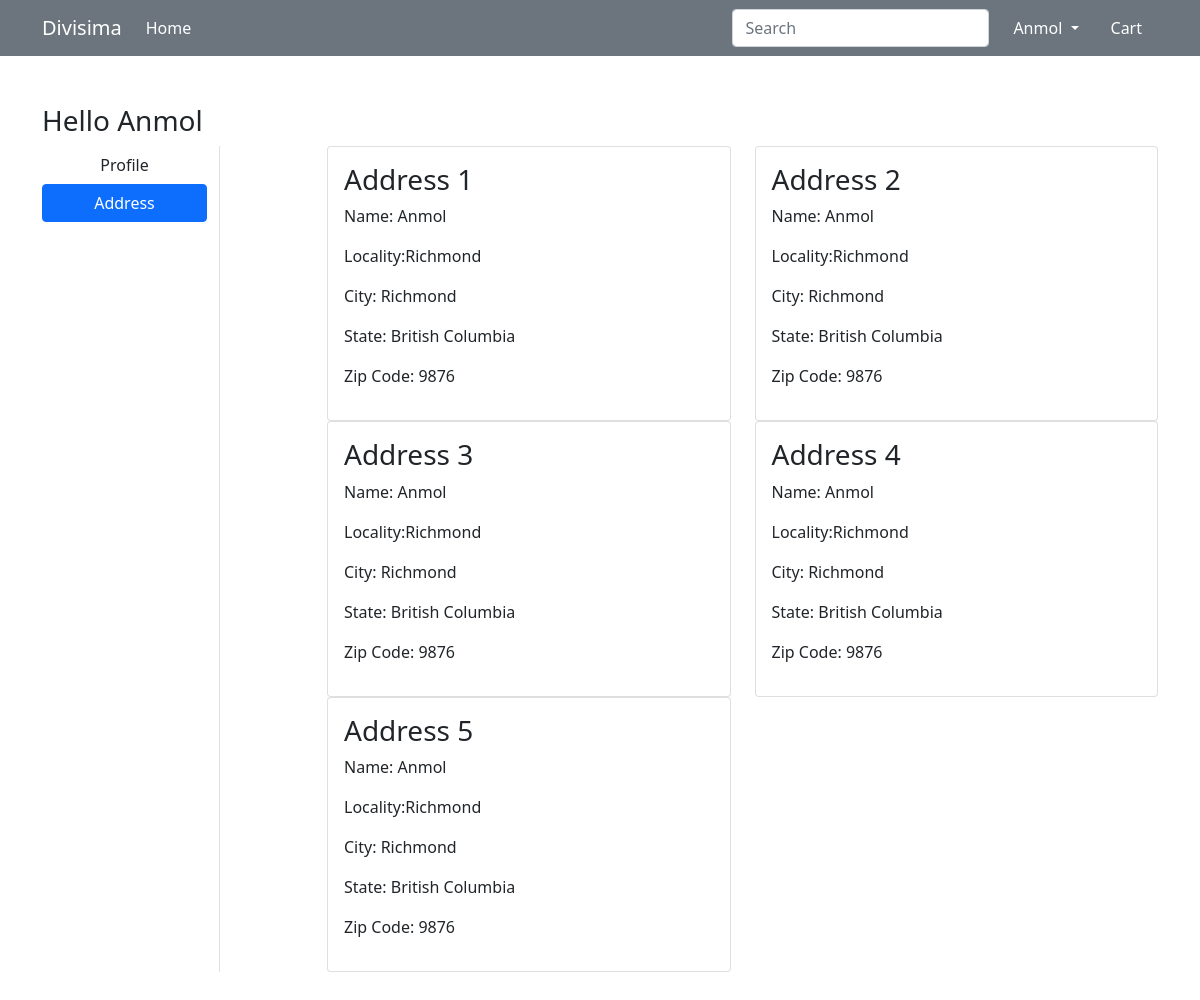
The app's page /address/ (signed in) with its own data.
### ecom/models.py (models this page shows, shortened)
class Customer(models.Model):  #we creating many to one relation with user that is the reason we imported User above
    user=models.ForeignKey(User, on_delete=models.CASCADE)
    name=models.CharField(max_length=200)
    locality=models.CharField(max_length=200)
    city=models.CharField(max_length=50)
    zipcode=models.IntegerField()
    state=models.CharField(choices=STATE_CHOICES, max_length=50)  #we made this a choice field which is from above

### ecom/views.py (the view)
# urls.py: path('address/', views.address, name='address'),
@login_required
def address(request):
    addr=Customer.objects.filter(user=request.user)  #addr is address
    return render(request, 'ecom/address.html', {'addr':addr, 'active':'btn-primary'})  #this active is used so that address becomes blue when pressed based on template

### ecom/templates/ecom/address.html (shortened to what this page needs)
{% extends 'ecom/base.html' %}
{% load static %}
{% block main-content %}
<div class="container my-5">
 <div class="row">
 <h3>Hello {{request.user|capfirst}} </h3>
  <div class="col-sm-2 border-end">
   <ul class="list-unstyled">
    <li class="d-grid"><a href="{% url 'profile' %}" class="btn ">Profile</a></li>
    <li class="d-grid"><a href="{% url 'address' %}" class="btn {{active}} ">Address</a></li>
   </ul>
  </div>
  <div class="col-sm-9 offset-sm-1">
   <div class="row">
       {% for ad in addr %}
    <div class="col-sm-6">
     <div class="card">
      <div class="card-body">
       <h3>Address {{forloop.counter}}</h3>
       <p>Name: {{ad.name}}</p>
       <p>Locality:{{ad.locality}}</p>
       <p>City: {{ad.city}}</p>
       <p>State: {{ad.state}}</p>
       <p>Zip Code: {{ad.zipcode}}</p>
      </div>
     </div>
    </div>
    {% endfor %}
   </div>
  </div>
 </div>
</div>
{% endblock main-content %}

### ecom/templates/ecom/base.html (shortened to what this page needs)
<!doctype html>
{% load static %}
<html lang="en">
  <head>
    <link href="https://cdn.jsdelivr.net/npm/bootstrap@5.0.0-beta1/dist/css/bootstrap.min.css" rel="stylesheet">
    <link rel="stylesheet" href="{% static 'ecom/css/owl.carousel.min.css' %}">
    <link rel="stylesheet" href="{% static 'ecom/css/all.min.css' %}">
    <link rel="stylesheet" href="{% static 'ecom/css/style.css' %}">
  </head>
  <body>
    <nav class="navbar navbar-expand-lg navbar-dark bg-secondary">
     <div class="container">
       <a class="navbar-brand" href="/">Divisima</a>
       <div class="collapse navbar-collapse" id="navbarSupportedContent">
         <ul class="navbar-nav me-auto mb-2 mb-lg-0">
           <li class="nav-item">
             <a class="nav-link active" aria-current="page" href="/">Home</a>
           </li>
         </ul>
         <form class="d-flex">
           <input class="form-control me-2" type="search" placeholder="Search" aria-label="Search">
         </form>
         <div>
          <ul class="navbar-nav me-auto mb-2 mb-lg-0">
            {% if request.user.is_authenticated %}
           <li class="nav-item dropdown mx-2">
              <a class="nav-link dropdown-toggle text-white" href="#" id="profileDropdown" role="button" data-bs-toggle="dropdown" aria-expanded="false">
                {{request.user.username|capfirst}}
              </a>
            </li>
            <li class="nav-item mx-2">
             <a href="{% url 'showcart' %}" class="nav-link text-white"> Cart </a>
            </li>
            {% endif %}
          </ul>
         </div>
       </div>
     </div>
    </nav>
    {% block main-content %} {% endblock main-content %}
  </body>
</html>

### records on screen
Customer: name "Anmol", locality "Richmond", city "Richmond", state "British Columbia", zipcode "9876"
Customer: name "Anmol", locality "Richmond", city "Richmond", state "British Columbia", zipcode "9876"
Customer: name "Anmol", locality "Richmond", city "Richmond", state "British Columbia", zipcode "9876"
Customer: name "Anmol", locality "Richmond", city "Richmond", state "British Columbia", zipcode "9876"
Customer: name "Anmol", locality "Richmond", city "Richmond", state "British Columbia", zipcode "9876"

### other values on screen
{{ request.user.username|capfirst }} "Anmol"
{{ request.user|capfirst }} "Anmol"
